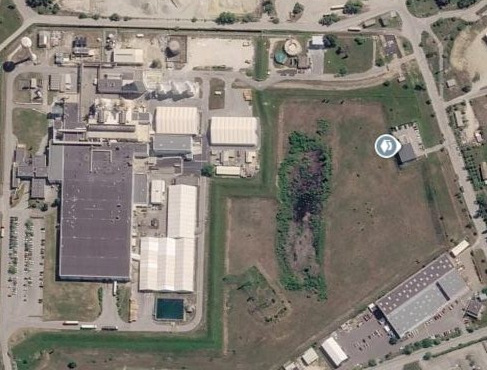
#> input picture DISTRIBUTION-ELECTRIQUE/OCC-ENERGIE/livraisons/20261018/build/site_photo.jpg, 487 x 370 px, given in place of build, which was not available
$ python recale_photo.py ../build ../build/aerial.webp ../build/aerial.webp
#> lines starting #> are read from the running program, lines starting #| are printed output that depends on the picture; after the words box and inside, x2 and y2 are one past the last pixel; in counts of white or black regions, pixels touching at a corner belong together
"""Recalage de la photo aérienne fournie par l'exploitant (capture, nord en haut) sur l'orthophoto IGN (build/ortho_full.png).
Cherche la transformation affine photo -> orthophoto qui minimise l'écart des contours (Pillow seul, descente par coordonnées),
écrit build/photo_affine.json (orthophoto -> photo, pour reporter les repères) et une image de contrôle.
Usage : py -3 -I tools/recale_photo.py <photo> <dossier build> <dossier contrôle>
"""
import sys, json, os
from PIL import Image, ImageChops, ImageStat, ImageFilter, ImageOps
PH, B, OUT = sys.argv[1], sys.argv[2], sys.argv[3]
pho = Image.open(PH).convert('RGB')
#> pho is the input picture: PIL image 487x370 RGB; mean R, G, B 133.2, 126.6, 117.8
ort = Image.open(os.path.join(B, 'ortho_full.png')).convert('RGBA')
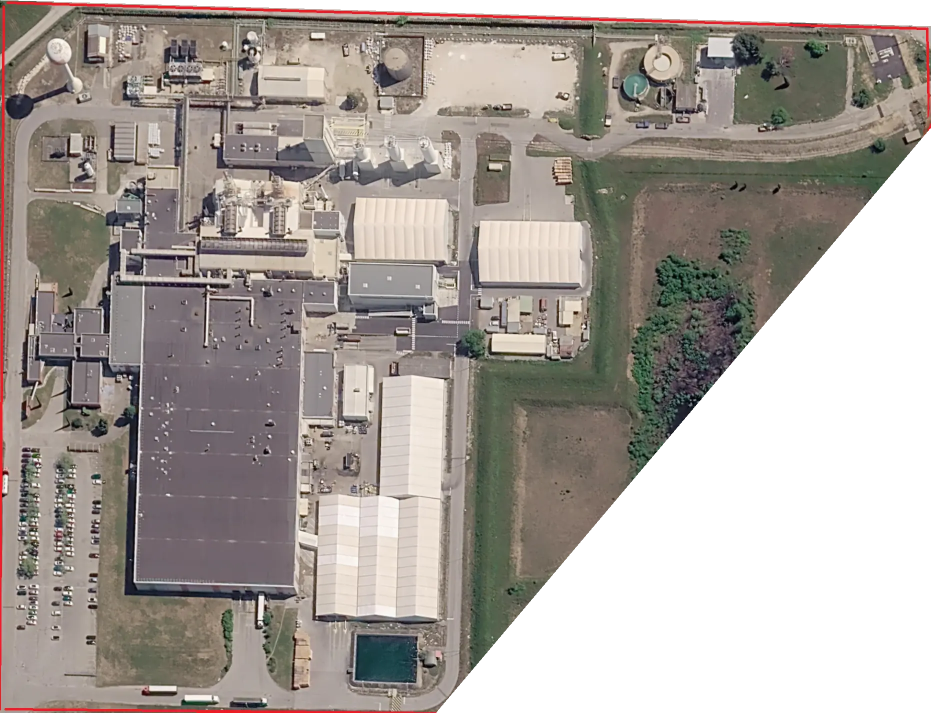
#> input picture DISTRIBUTION-ELECTRIQUE/OCC-ENERGIE/livraisons/20261018/build/aerial.webp, 1861 x 1425 px, given in place of ortho_full.png, which was not available (shown at 1/2 size)
#> ort is the input picture: PIL image 1861x1425 RGBA; mean R, G, B, A 143.8, 118.6, 112.1, 194.7
K = 4  # orthophoto réduite au 1/4 (résolution proche de la capture)
ors = ort.resize((ort.width // K, ort.height // K), Image.LANCZOS)
edge = lambda im: ImageOps.equalize(im.convert('L')).filter(ImageFilter.GaussianBlur(1.0)).filter(ImageFilter.FIND_EDGES).filter(ImageFilter.GaussianBlur(1.2))
O, R = edge(pho), edge(ors)
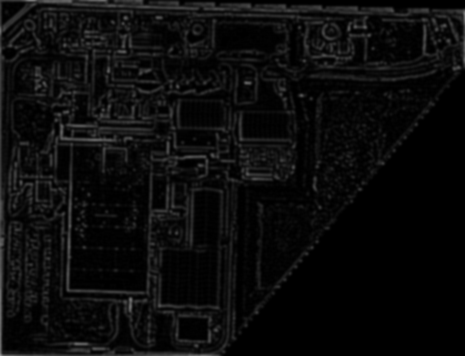
#> R: PIL image 465x356 L; min 0, max 152, mean 11.6
Om = Image.new('L', pho.size, 255)
#> Om: PIL image 487x370 L; every value is 255
Rm = ors.getchannel('A').point(lambda v: 255 if v > 200 else 0)
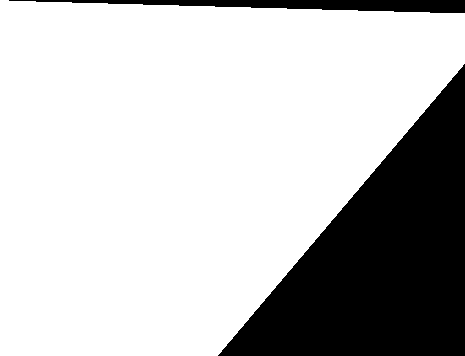
#> Rm: PIL image 465x356 L; 76.2% white; 2 black regions, box (x1, y1, x2, y2) and area: (218, 64, 465, 356) 36149, (9, 0, 465, 13) 3241

def cost(q):  # q : photo (x, y) -> orthophoto réduite (X, Y) = (a x + b y + c, d x + e y + f)
    t = R.transform(O.size, Image.AFFINE, tuple(q), Image.BILINEAR)
    m = ImageChops.multiply(Om, Rm.transform(O.size, Image.AFFINE, tuple(q), Image.NEAREST))
#> m: PIL image 487x370 L; 33.8% white; 1 white region, box (x1, y1, x2, y2) and area: (0, 0, 321, 248) 60967
    n = ImageStat.Stat(m).sum[0] / 255
#> n = 60967
    if n < 0.2 * O.width * O.height: return 1e9
    return ImageStat.Stat(ImageChops.multiply(ImageChops.difference(O, t), m)).sum[0] / 255 / n

# point de départ : toit principal de l'usine (capture x 90-225 ↔ orthophoto x 560-1320), nord en haut
s = 5.62 / K
q = [s, 0.0, 56.0 / K, 0.0, s, 31.0 / K]
steps = [0.04, 0.04, 6.0, 0.04, 0.04, 6.0]
best = cost(q)
#> best = 0.0649
for rnd in range(4):
    for it in range(80):
        imp = False
        for i in range(6):
            for sg in (1, -1):
                t = q[:]; t[i] += sg * steps[i]; c = cost(t)
                if c < best: best, q, imp = c, t, True
        if not imp:
            steps = [v / 2 for v in steps]
            if steps[2] < 0.15: break
    steps = [0.01, 0.01, 2.0, 0.01, 0.01, 2.0]
#> this loop made 4 passes
#> pass 1, in cost (call 2), `m = ImageChops.multiply(Om, Rm.transform(O.size, Image.AFFINE, tuple(q..`:
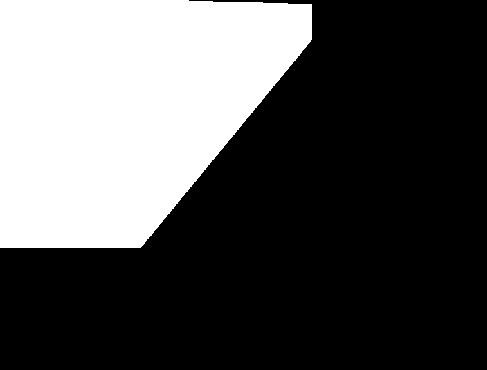
#> m: PIL image 487x370 L; 32.9% white; 1 white region, box (x1, y1, x2, y2) and area: (0, 0, 312, 248) 59278
#> pass 1, in cost (call 4), `m = ImageChops.multiply(Om, Rm.transform(O.size, Image.AFFINE, tuple(q..`:
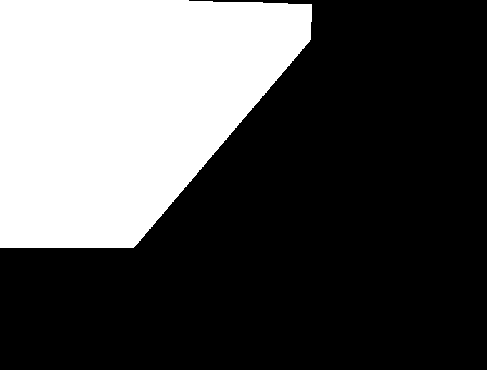
#> m: PIL image 487x370 L; 32.4% white; 1 white region, box (x1, y1, x2, y2) and area: (0, 0, 312, 248) 58429
#> after the loop, best = 0.0637; q = [1.4, -0.045, 20, 0.0425, 1.45, 7.75]
print('coût', round(best, 3), [round(v, 4) for v in q])
#| coût 0.064 [1.4, -0.045, 20.0, 0.0425, 1.4475, 7.75]
a, b, c, d, e, f = [v * K for v in q]          # photo -> orthophoto pleine résolution
#> a = 5.6; b = -0.18; c = 80; d = 0.17; e = 5.79; f = 31
det = a * e - b * d                              # inverse : orthophoto -> photo
#> det = 32.45
inv = [[e / det, -b / det, (b * f - e * c) / det], [-d / det, a / det, (d * c - a * f) / det]]
#> inv = [[0.178, 0.00555, -14.44], [-0.00524, 0.173, -4.93]]
json.dump(dict(photo=os.path.basename(PH), pw=pho.width, ph=pho.height, ortho_to_photo=inv, photo_to_ortho=[[a, b, c], [d, e, f]], cost=best), open(os.path.join(B, 'photo_affine.json'), 'w'))
# contrôle : contours de l'orthophoto superposés à la capture
t = ors.transform(pho.size, Image.AFFINE, tuple(q), Image.BILINEAR)
#> t: PIL image 487x370 RGBA
mix = pho.convert('RGBA').copy(); t.putalpha(t.getchannel('A').point(lambda v: v // 2)); mix.alpha_composite(t)
#> after `t.putalpha(t.getchannel('A').point(lambda v: v // 2))`:
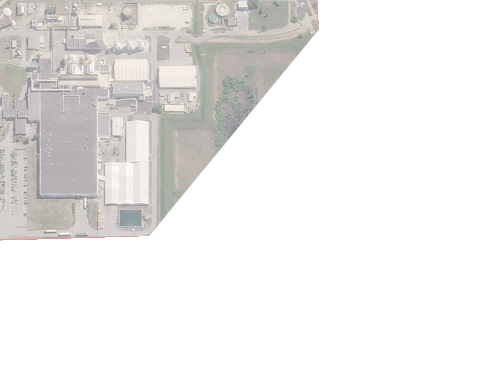
#> t: PIL image 487x370 RGBA; mean R, G, B, A 45.2, 42.7, 40.2, 40.9; transparent parts drawn white
#> after `mix.alpha_composite(t)`:
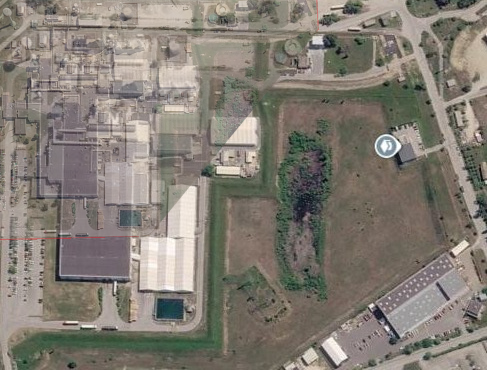
#> mix: PIL image 487x370 RGBA; mean R, G, B, A 131.2, 124.9, 116, 255
mix.convert('RGB').resize((pho.width * 2, pho.height * 2)).save(os.path.join(OUT, 'photo_recale.jpg'), quality=88)
